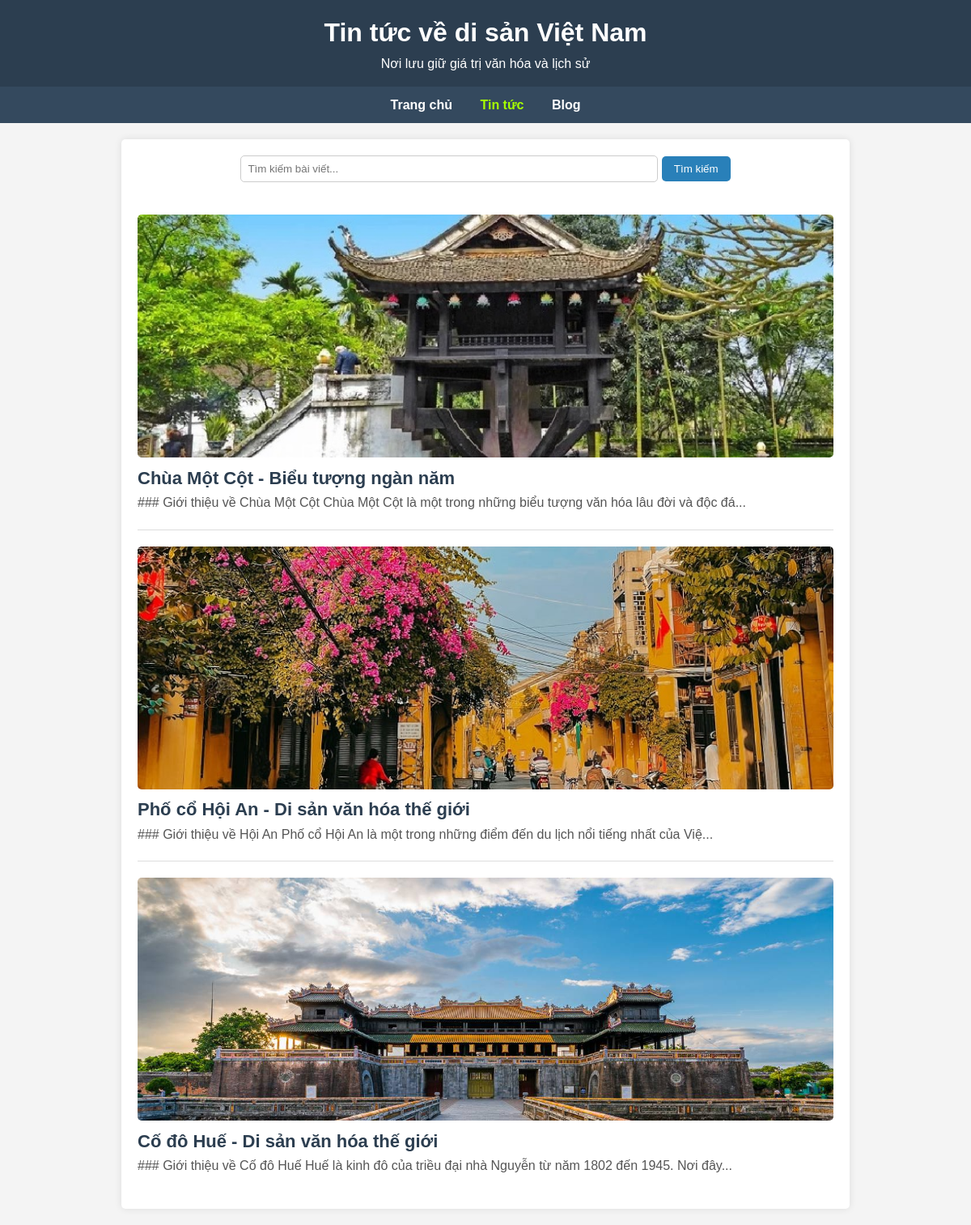
Page /pages/tintuc.php on the committed database.
### tables this page shows
CREATE TABLE `tintuc` (
  `id` int(11) NOT NULL,
  `tieude` varchar(255) NOT NULL,
  `noidung` text NOT NULL,
  `hinhanh` varchar(255) NOT NULL
);

### pages/tintuc.php (the view, shortened to what this page needs)
<?php
include '../includes/db.php';
$search = "";
if (isset($_GET['search'])) {
    $search = mysqli_real_escape_string($conn, $_GET['search']);
    $sql = "SELECT id, tieude, noidung, hinhanh FROM tintuc WHERE tieude LIKE '%$search%'";
} else {
    $sql = "SELECT id, tieude, noidung, hinhanh FROM tintuc";
}
$result = $conn->query($sql);
?>
<!DOCTYPE html>
<html lang="vi">
<head>
    <link rel="stylesheet" href="style/tintuc.css">
</head>
<body>
    <header>
        <h1>Tin tức về di sản Việt Nam</h1>
        <p>Nơi lưu giữ giá trị văn hóa và lịch sử</p>
    </header>
    <nav>
        <a href="../index.php">Trang chủ</a>
        <a href="tintuc.php" class="active">Tin tức</a>
        <a href="blog/blog.php">Blog</a>
    </nav>
    <div class="container">
        <form method="GET">
            <input type="text" name="search" placeholder="Tìm kiếm bài viết..." value="<?php echo htmlspecialchars($search); ?>">
            <button type="submit">Tìm kiếm</button>
        </form>
        <?php
        if ($result->num_rows > 0) {
            while ($article = $result->fetch_assoc()) {
                echo '<div class="article">';
                echo '<img src="../images/' . $article["hinhanh"] . '" alt="' . $article["tieude"] . '">';
                echo '<h2><a href="tintuc/heritage.php?id=' . $article["id"] . '">' . $article["tieude"] . '</a></h2>';
                echo '<p>' . mb_substr($article["noidung"], 0, 100, 'UTF-8') . '...</p>';
                echo '</div>';
            }
        } else {
            echo "<p>Không có bài viết nào.</p>";
        }
        ?>
    </div>
</body>
</html>

### pages/style/tintuc.css (style rules this page uses)
* { margin: 0; padding: 0; box-sizing: border-box; font-family: Arial, sans-serif; }
body { background-color: #f4f4f4; color: #333; line-height: 1.6; }
header { background: #2c3e50; color: white; padding: 15px; text-align: center; }
nav { background: #34495e; text-align: center; padding: 10px; }
nav a { color: white; text-decoration: none; font-weight: bold; margin: 0 15px; transition: color 0.3s; }
nav a:hover, nav a.active { color: rgb(166, 255, 0); }
.container { max-width: 900px; margin: 20px auto; padding: 20px; background: white; box-shadow: 0px 0px 10px rgba(0, 0, 0, 0.1); border-radius: 5px; }
.article { border-bottom: 1px solid #ddd; padding: 20px 0; }
.article:last-child { border-bottom: none; }
.article h2 { color: #2c3e50; font-size: 22px; }
.article a { text-decoration: none; color: #2c3e50; }
.article p { color: #555; font-size: 16px; }
.article img { width: 100%; max-height: 300px; object-fit: cover; border-radius: 5px; }
form { text-align: center; margin-bottom: 20px; }
input[type="text"] { padding: 8px; width: 60%; border: 1px solid #ccc; border-radius: 5px; }
button { padding: 8px 15px; background: #2980b9; color: white; border: none; border-radius: 5px; cursor: pointer; transition: background 0.3s; }

### rows in the picture
tintuc: hinhanh (picture), tieude "Chùa Một Cột - Biểu tượng ngàn năm", noidung "### Giới thiệu về Chùa Một Cột Chùa Một Cột là một trong những biểu tượng văn hóa lâu đời và độc đá"
tintuc: hinhanh (picture), tieude "Phố cổ Hội An - Di sản văn hóa thế giới", noidung "### Giới thiệu về Hội An Phố cổ Hội An là một trong những điểm đến du lịch nổi tiếng nhất của Việ"
tintuc: hinhanh (picture), tieude "Cố đô Huế - Di sản văn hóa thế giới", noidung "### Giới thiệu về Cố đô Huế Huế là kinh đô của triều đại nhà Nguyễn từ năm 1802 đến 1945. Nơi đây"
